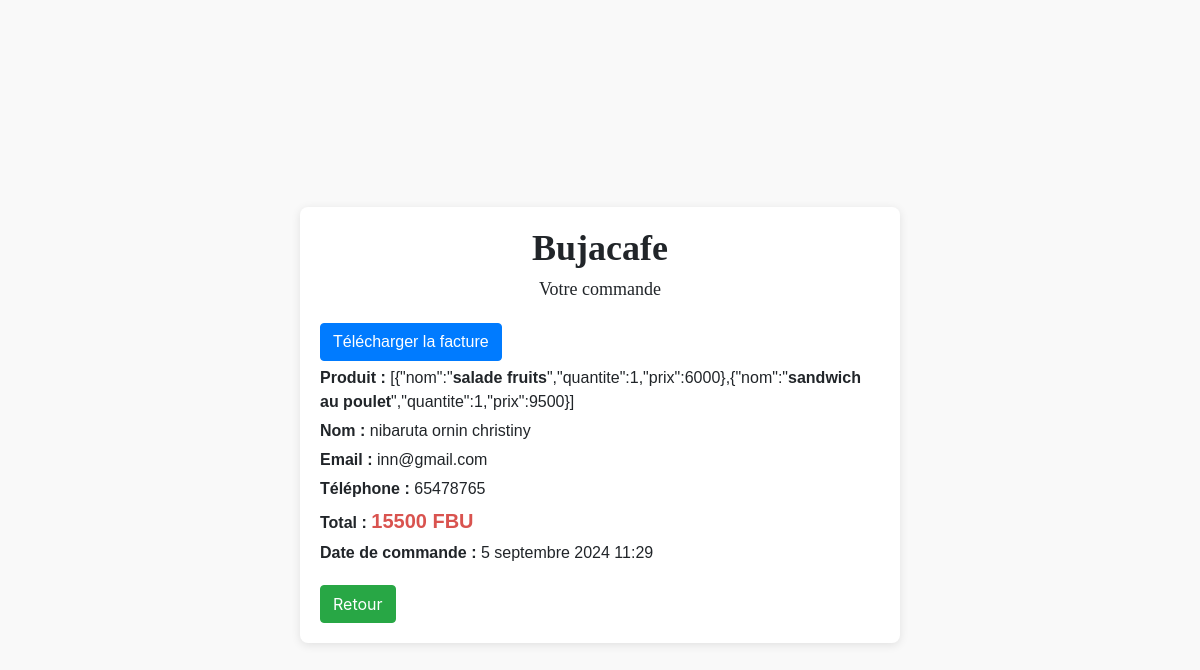
The page /confirmation on the database as committed earlier.
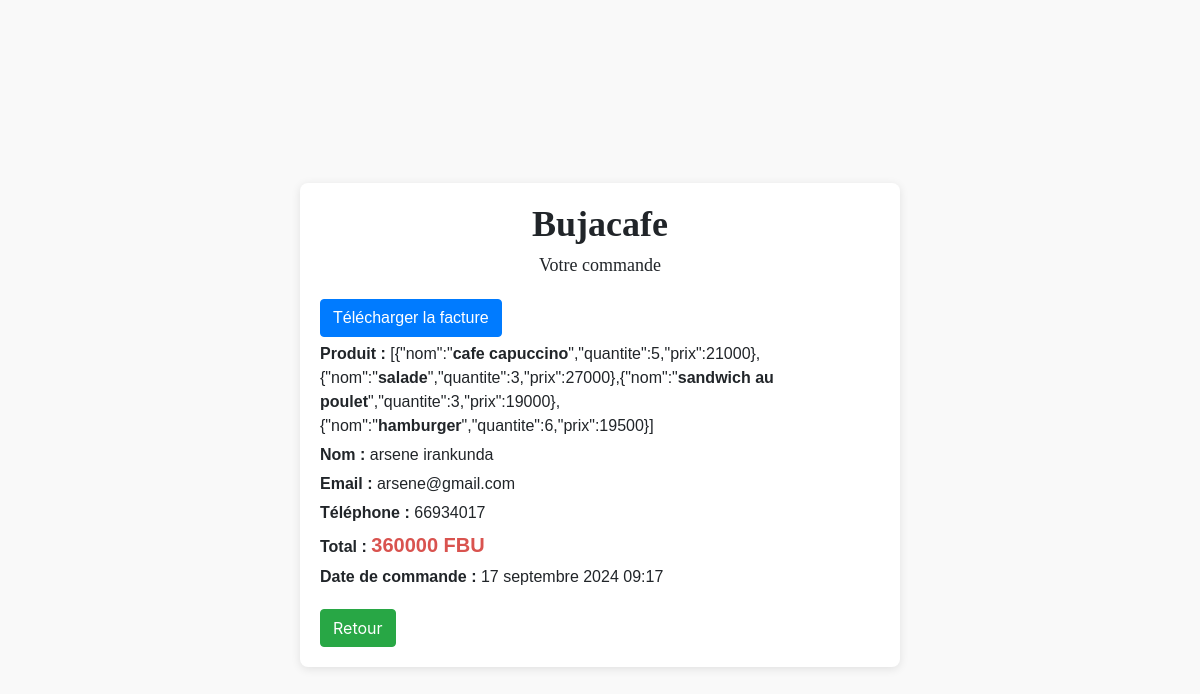
The same page on the database as committed later.
### steakhouse/models.py (models this page shows)
class Commande(models.Model):
        id = models.AutoField(primary_key=True)  # Champ id auto-incrément
        item=models.CharField(max_length=200)
        total=models.CharField(max_length=200)
        nom=models.CharField(max_length=120)
        email=models.EmailField()
        commune=models.CharField(max_length=200)
        zone=models.CharField(max_length=200)
        telephone=models.CharField(max_length=300)
        commentaire=models.TextField(default=0)
        date_commande=models.DateTimeField(auto_now=True)
        class Meta:
            ordering =['-date_commande']

### steakhouse/views.py (the view)
# urls.py: path('confirmation', confirmation,name="confirmation"),
def confirmation(request):
    commandes = Commande.objects.all().order_by('-date_commande')[:1]
    context = {
        'commandes': commandes
    }
    return render(request, 'shop/confirmation.html', context)

### steakhouse/templates/shop/confirmation.html (shortened to what this page needs)
{% block content %}
<!DOCTYPE html>
<html lang="en">
<head>
    <link rel="stylesheet" href="https://cdn.jsdelivr.net/npm/bootstrap@4.0.0/dist/css/bootstrap.min.css">
    <link rel="stylesheet" href="https://cdnjs.cloudflare.com/ajax/libs/font-awesome/5.15.3/css/all.min.css">
</head>
<body>
  <div class="invoice-container">
    {% if commandes %}
      {% for commande in commandes %}
        <div class="invoice-header">
          <h1>Bujacafe</h1>
          <p class="subtitle">Votre commande</p>
        </div>
        <div class="invoice-body" id="invoice-content">
          <button class="btn btn-primary" id="download-btn">Télécharger la facture</button>
          <p><strong>Produit :</strong> {{ commande.item|safe }}</p>
          <p><strong>Nom :</strong> {{ commande.nom }}</p>
          <p><strong>Email :</strong> {{ commande.email }}</p>
          <p><strong>Téléphone :</strong> {{ commande.telephone }}</p>
          <p><strong>Total :</strong> <span class="total">{{ commande.total }} </span></p>
          <p><strong>Date de commande :</strong> {{ commande.date_commande }}</p>
        </div>
      {% endfor %}
    {% else %}
      <p>Aucune commande à afficher.</p>
    {% endif %}
    <button id="retour-btn" class="btn btn-success">Retour</button>
  </div>
{% endblock %}

Rows that differ between the two databases and show on the page:
no longer on this page (row unchanged): Commande: item "[{\"nom\":\" salade fruits \",\"quantite\":1,\"prix\":6000},{\"nom\":\" sandwich au poulet \",\"quantite\":1,\"prix\":9500}]", nom "nibaruta ornin christiny", email "inn@gmail.com", telephone "65478765", total "15500 FBU", date_commande "5 septembre 2024 11:29"
added Commande: item "[{\"nom\":\" cafe capuccino \",\"quantite\":5,\"prix\":21000},{\"nom\":\" salade \",\"quantite\":3,\"prix\":27000},{\"nom\":\" sandwich au poulet \",\"quantite\":3,\"prix\":19000},{\"nom\":\" hamburger \",\"quantite\":6,\"prix\":19500}]", nom "arsene irankunda", email "arsene@gmail.com", telephone "66934017", total "360000 FBU", date_commande "17 septembre 2024 09:17"
